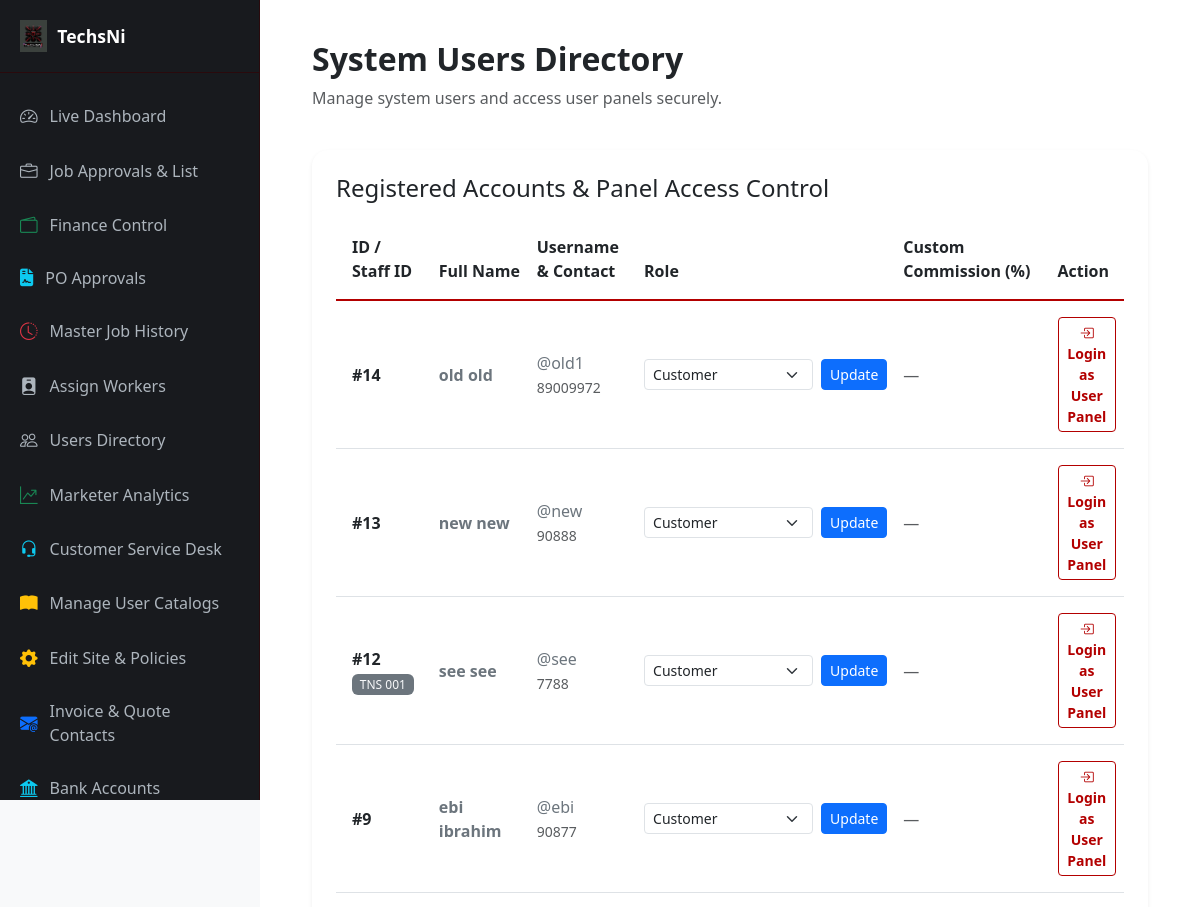
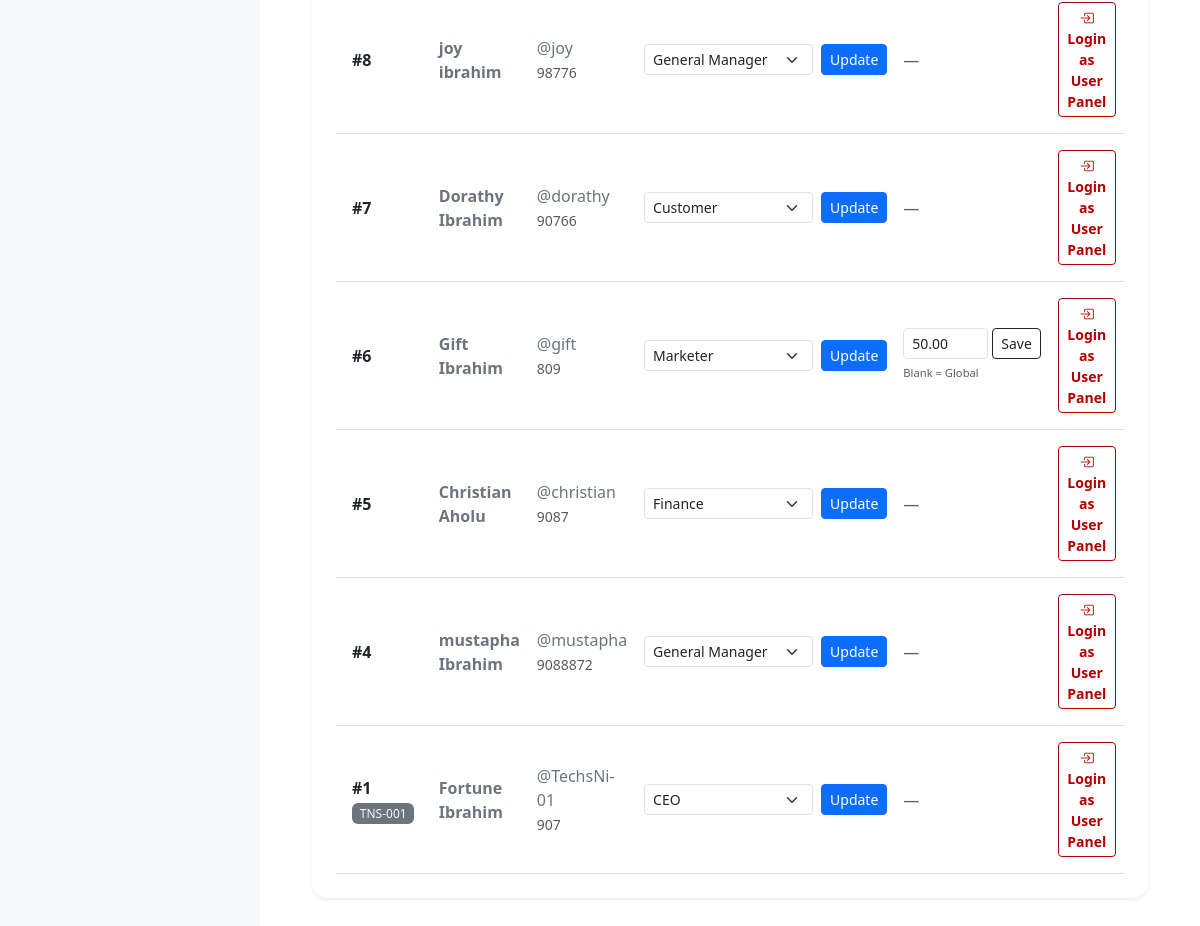
/services/dashboard/ceo/users/ (signed in), run on the app's committed database (2 pictures, top to bottom).
### services/models.py (models this page shows, shortened)
class User(AbstractUser):
    groups = models.ManyToManyField(
        'auth.Group',
        related_name='custom_user_set',
        blank=True,
        help_text='The groups this user belongs to.',
        verbose_name='groups',
    )
    user_permissions = models.ManyToManyField(
        'auth.Permission',
        related_name='custom_user_permissions_set',
        blank=True,
        help_text='Specific permissions for this user.',
        verbose_name='user permissions',
    )
    ROLE_CHOICES = (
        ('ceo', 'CEO'),
        ('general_manager', 'General Manager'),
        ('manager', 'Manager'),
        ('assistant_manager', 'Assistant Manager'),
        ('customer_service', 'Customer Service Representative'),
        ('worker', 'Worker'),
        ('customer', 'Customer'),
        ('marketer', 'Marketer'),
    )
    role = models.CharField(max_length=30, choices=ROLE_CHOICES, default='customer')
    employee_id = models.CharField(max_length=50, unique=True, blank=True, null=True, verbose_name="ID Number")
    email = models.EmailField(unique=True, blank=False, null=False)
    phone_number = models.CharField(max_length=20, unique=True, null=True, blank=True)
    country = models.CharField(max_length=50, default='Nigeria')
    state = models.CharField(max_length=100, blank=True, null=True)
    capital = models.CharField(max_length=100, blank=True, null=True)
    lga = models.CharField(max_length=100, blank=True, null=True)
    address = models.TextField(blank=True, null=True)
    description = models.TextField(blank=True, null=True)
    narration = models.TextField(blank=True, null=True)
    is_verified = models.BooleanField(default=False)
    otp_code = models.CharField(max_length=6, blank=True, null=True)
    commission_percentage = models.DecimalField(
        max_digits=5, decimal_places=2, blank=True, null=True,
        verbose_name="Custom Commission Percentage (%)"
    )
    referred_by = models.ForeignKey('self', null=True, blank=True, on_delete=models.SET_NULL, related_name='referrals')

### services/views.py (the view)
# urls.py: path('dashboard/ceo/users/', views.ceo_users_view, name='ceo_users'),
@login_required
def ceo_users_view(request):
    request.user.refresh_from_db()
    if not request.user.is_superuser and request.user.role != 'ceo':
        return redirect('dashboard_router')
    users = User.objects.all().order_by('-id')
    return render(request, 'services/dashboards/ceo_users.html', {'users': users})

### services/templates/services/dashboards/ceo_users.html (shortened to what this page needs)
{% extends 'services/dashboards/base_dashboard.html' %}
{% block content %}
<div class="row">
    <div class="col-md-12 mb-4">
        <h2 class="fw-bold text-dark">System Users Directory</h2>
        <p class="text-muted">Manage system users and access user panels securely.</p>
    </div>
    <div class="col-md-12 mb-4">
        <div class="card p-4 border-0 shadow-sm rounded-4 bg-white border">
            <h4 class="card-title mb-3 text-dark">Registered Accounts & Panel Access Control</h4>
            <div class="table-responsive">
                <table class="table align-middle mb-0 text-dark">
                    <thead>
                        <tr class="text-white" style="background-color: #181a1e; border-bottom: 2px solid #b30000;">
                            <th class="py-3 px-3">ID / Staff ID</th>
                            <th class="py-3">Full Name</th>
                            <th class="py-3">Username & Contact</th>
                            <th class="py-3">Role</th>
                            <th class="py-3">Custom Commission (%)</th>
                            <th class="py-3">Action</th>
                        </tr>
                    </thead>
                    <tbody>
                        {% for u in users %}
                        <tr class="border-bottom">
                            <td class="py-3 px-3 fw-bold text-dark">
                                #{{ u.id }}
                                {% if u.employee_id %}
                                <br><span class="badge bg-secondary text-light fw-normal" style="font-size: 0.75rem;">{{ u.employee_id }}</span>
                                {% endif %}
                            </td>
                            <td class="py-3 text-secondary"><strong>{{ u.first_name }} {{ u.last_name }}</strong></td>
                            <td class="py-3 text-secondary">
                                @{{ u.username }}<br>
                                <small class="text-muted">{{ u.phone_number|default:"No phone" }}</small>
                            </td>
                            <td class="py-3">
                                <form action="{% url 'ceo_update_user_role' u.id %}" method="POST" class="d-flex align-items-center gap-2">
                                    <select name="role" class="form-select form-select-sm w-auto">
                                        <option value="customer" {% if u.role == 'customer' %}selected{% endif %}>Customer</option>
                                        <option value="marketer" {% if u.role == 'marketer' %}selected{% endif %}>Marketer</option>
                                        <option value="finance" {% if u.role == 'finance' %}selected{% endif %}>Finance</option>
                                        <option value="general_manager" {% if u.role == 'general_manager' %}selected{% endif %}>General Manager</option>
                                        <option value="ceo" {% if u.role == 'ceo' %}selected{% endif %}>CEO</option>
                                    </select>
                                    <button type="submit" class="btn btn-sm btn-primary">Update</button>
                                </form>
                            </td>
                            <td class="py-3">
                                {% if u.role == 'marketer' %}
                                <form action="{% url 'ceo_update_user_commission' u.id %}" method="POST" class="d-flex align-items-center gap-1">
                                    <input type="number" step="0.01" name="commission_percentage" value="{{ u.commission_percentage|default:'' }}" placeholder="Default" class="form-control form-control-sm" style="width: 85px;" title="Leave blank to use global default">
                                    <button type="submit" class="btn btn-sm btn-outline-dark" title="Save Commission">Save</button>
                                </form>
                                <small class="text-muted" style="font-size: 0.7rem;">Blank = Global</small>
                                {% else %}
                                <span class="text-muted">—</span>
                                {% endif %}
                            </td>
                            <td class="py-3">
                                <a href="{% url 'ceo_impersonate_user' u.id %}" class="btn btn-outline-danger btn-sm fw-bold" style="border-color: #b30000; color: #b30000;" onclick="return confirm('Log in as {{ u.username }}?');">
                                    <i class="bi bi-box-arrow-in-right"></i> Login as User Panel
                                </a>
                            </td>
                        </tr>
                        {% empty %}
                        <tr>
                            <td colspan="6" class="text-center text-muted py-4">No users found.</td>
                        </tr>
                        {% endfor %}
                    </tbody>
                </table>
            </div>
        </div>
    </div>
</div>
{% endblock %}

### services/templates/services/dashboards/base_dashboard.html (style rules this page uses)
body { background-color: #f8f9fa; color: #212529; font-family: 'Segoe UI', Tahoma, Geneva, Verdana, sans-serif; min-height: 100vh; overflow-x: hidden; }

### data on the page
User: id "14", first_name "old", last_name "old", username "old1", phone_number "89009972", role "Customer"
User: id "13", first_name "new", last_name "new", username "new", phone_number "90888", role "Customer"
User: id "12", employee_id "TNS 001", first_name "see", last_name "see", username "see", phone_number "7788"
User: id "9", first_name "ebi", last_name "ibrahim", username "ebi", phone_number "90877", role "Customer"
User: id "8", first_name "joy", last_name "ibrahim", username "joy", phone_number "98776", role "General Manager"
User: id "7", first_name "Dorathy", last_name "Ibrahim", username "dorathy", phone_number "90766"
User: id "6", first_name "Gift", last_name "Ibrahim", username "gift", phone_number "809", role "Marketer", commission_percentage "50.00"
User: id "5", first_name "Christian", last_name "Aholu", username "christian", phone_number "9087", role "Finance"
User: id "4", first_name "mustapha", last_name "Ibrahim", username "mustapha", phone_number "9088872", role "General Manager"
User: id "1", employee_id "TNS-001", first_name "Fortune", last_name "Ibrahim", username "TechsNi-01", phone_number "907", role "CEO"
